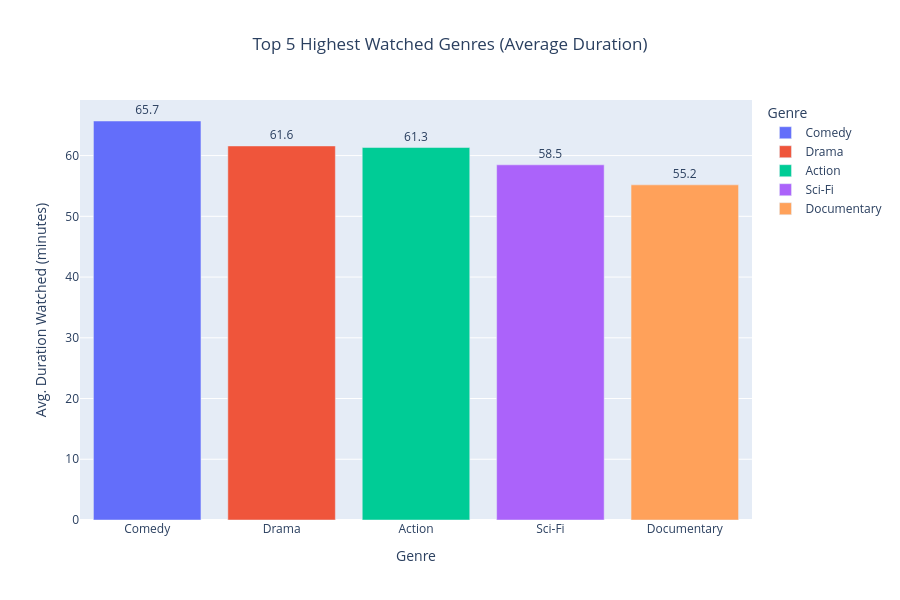

Notebook source saved alongside this figure:
### Code cell
streaming_vs.columns = streaming_vs.columns.str.replace('[^A-Za-z0-9_]+', '_', regex=True)


retention_v = streaming_vs.groupby('Genre')['Duration_Watched_minutes_'].mean()


top_5_retention_t = retention_v.sort_values(ascending=False).head(5)



top_5_df = top_5_retention_t.reset_index()
top_5_df.columns = ['Genre', 'Average_Duration_Watched']


fig = px.bar(top_5_df, 
             x='Genre', 
             y='Average_Duration_Watched', color='Genre',            
             title='Top 5 Highest Watched Genres (Average Duration)',             
             labels={'Average_Duration_Watched': 'Avg. Duration Watched (minutes)'},             
             text='Average_Duration_Watched', width=900, height=600)
                



fig.update_layout(title_x=0.5, legend_title_text='Genre')
fig.update_traces(texttemplate='%{text:.1f}', textposition='outside')


fig.show()

### Figure 1 — Plotly figure (JSON) as saved in the notebook; plotly's stock layout.template omitted (floating-point values rounded to 4 significant figures)
{"data": [{"alignmentgroup": "True", "hovertemplate": "Genre=%{x}<br>Avg. Duration Watched (minutes)=%{text}<extra></extra>", "legendgroup": "Comedy", "marker": {"color": "#636efa", "pattern": {"shape": ""}}, "name": "Comedy", "offsetgroup": "Comedy", "orientation": "v", "showlegend": true, "text": [65.69], "textposition": "outside", "texttemplate": "%{text:.1f}", "type": "bar", "x": ["Comedy"], "xaxis": "x", "y": [65.69], "yaxis": "y"}, {"alignmentgroup": "True", "hovertemplate": "Genre=%{x}<br>Avg. Duration Watched (minutes)=%{text}<extra></extra>", "legendgroup": "Drama", "marker": {"color": "#EF553B", "pattern": {"shape": ""}}, "name": "Drama", "offsetgroup": "Drama", "orientation": "v", "showlegend": true, "text": [61.59], "textposition": "outside", "texttemplate": "%{text:.1f}", "type": "bar", "x": ["Drama"], "xaxis": "x", "y": [61.59], "yaxis": "y"}, {"alignmentgroup": "True", "hovertemplate": "Genre=%{x}<br>Avg. Duration Watched (minutes)=%{text}<extra></extra>", "legendgroup": "Action", "marker": {"color": "#00cc96", "pattern": {"shape": ""}}, "name": "Action", "offsetgroup": "Action", "orientation": "v", "showlegend": true, "text": [61.33], "textposition": "outside", "texttemplate": "%{text:.1f}", "type": "bar", "x": ["Action"], "xaxis": "x", "y": [61.33], "yaxis": "y"}, {"alignmentgroup": "True", "hovertemplate": "Genre=%{x}<br>Avg. Duration Watched (minutes)=%{text}<extra></extra>", "legendgroup": "Sci-Fi", "marker": {"color": "#ab63fa", "pattern": {"shape": ""}}, "name": "Sci-Fi", "offsetgroup": "Sci-Fi", "orientation": "v", "showlegend": true, "text": [58.48], "textposition": "outside", "texttemplate": "%{text:.1f}", "type": "bar", "x": ["Sci-Fi"], "xaxis": "x", "y": [58.48], "yaxis": "y"}, {"alignmentgroup": "True", "hovertemplate": "Genre=%{x}<br>Avg. Duration Watched (minutes)=%{text}<extra></extra>", "legendgroup": "Documentary", "marker": {"color": "#FFA15A", "pattern": {"shape": ""}}, "name": "Documentary", "offsetgroup": "Documentary", "orientation": "v", "showlegend": true, "text": [55.18], "textposition": "outside", "texttemplate": "%{text:.1f}", "type": "bar", "x": ["Documentary"], "xaxis": "x", "y": [55.18], "yaxis": "y"}], "layout": {"barmode": "relative", "height": 600, "legend": {"title": {"text": "Genre"}, "tracegroupgap": 0}, "title": {"text": "Top 5 Highest Watched Genres (Average Duration)", "x": 0.5}, "width": 900, "xaxis": {"anchor": "y", "categoryarray": ["Comedy", "Drama", "Action", "Sci-Fi", "Documentary"], "categoryorder": "array", "domain": [0, 1], "title": {"text": "Genre"}}, "yaxis": {"anchor": "x", "domain": [0, 1], "title": {"text": "Avg. Duration Watched (minutes)"}}}}
